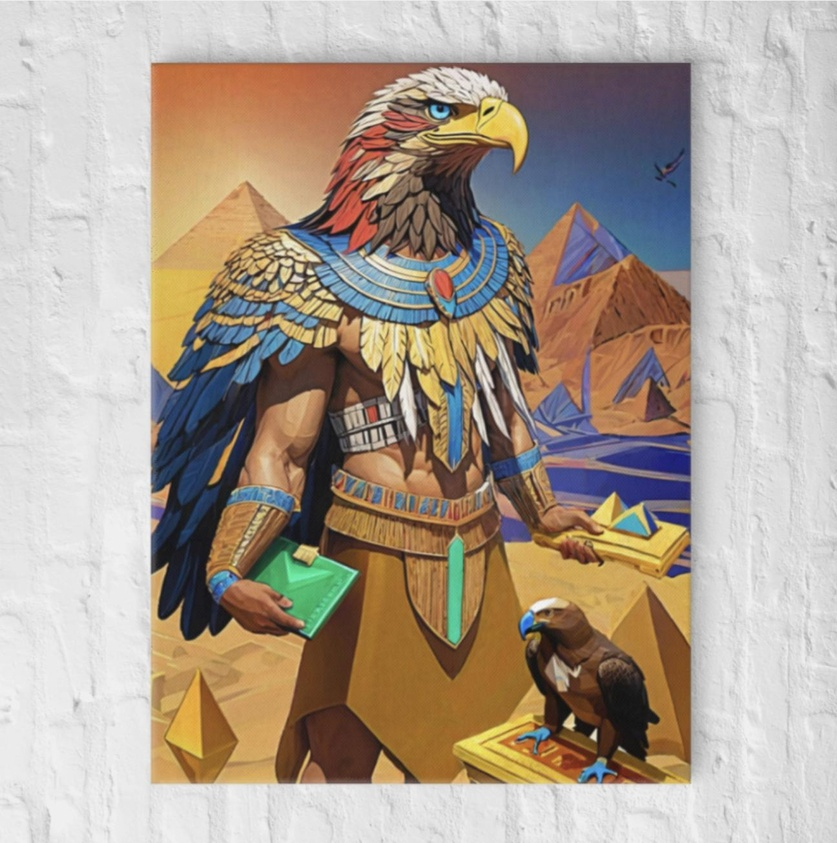
#> input picture img/montajes/2.JPG, 837 x 843 px, shrunk from 1296 x 1306 before the run, found by its file name
$ python pattern.py
#> lines starting #> are read from the running program, lines starting #| are printed output that depends on the picture; after the words box and inside, x2 and y2 are one past the last pixel; in counts of white or black regions, pixels touching at a corner belong together
from PIL import Image, ImageDraw
import math

def advanced_halftone(input_path, output_path, pattern='circle', scale=8, angle=45):
#> called with input_path = 'img/2.jpg', output_path = 'img/4.jpg', pattern = 'circle', scale = 8, angle = 45
    img = Image.open(input_path).convert('L')
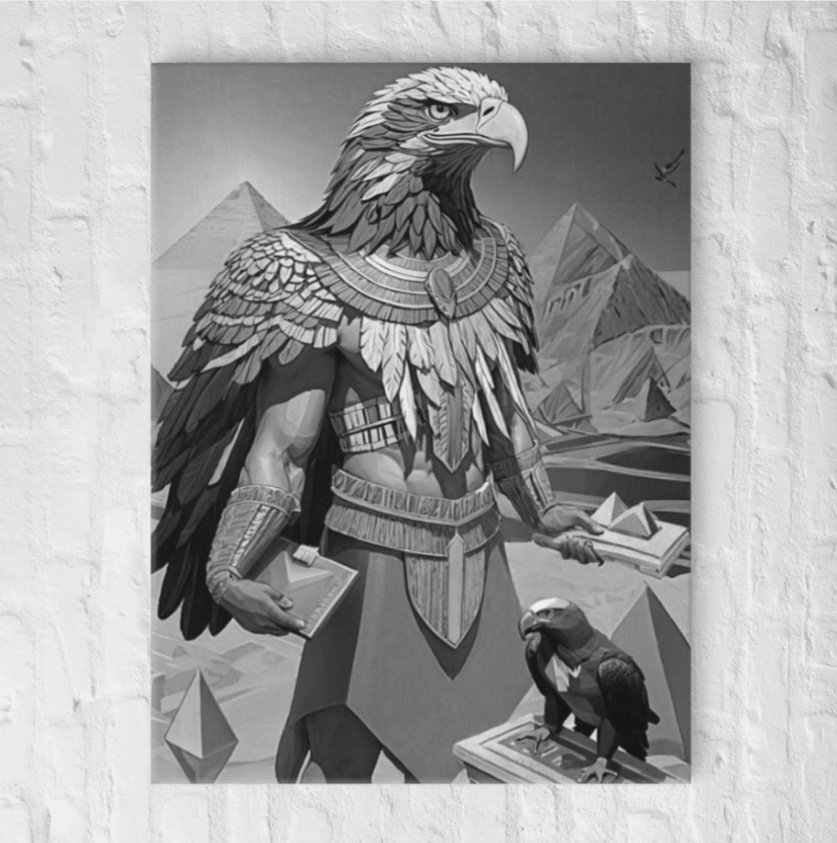
#> img: PIL image 837x843 L; min 15, max 245, mean 162.1
    width, height = img.size
#> width = 837; height = 843
    output = Image.new('L', (width * scale, height * scale))
#> output: PIL image 6696x6744 L; every value is 0
    draw = ImageDraw.Draw(output)

    for x in range(0, width, 2):
        for y in range(0, height, 2):
            brightness = 255 - img.getpixel((x, y))
            size = (brightness / 255) * scale

            if pattern == 'circle':
                draw.ellipse([(x*scale - size, y*scale - size),
                            (x*scale + size, y*scale + size)], fill=255)
            elif pattern == 'square':
                draw.rectangle([(x*scale - size, y*scale - size),
                              (x*scale + size, y*scale + size)], fill=255)
            elif pattern == 'line':
                draw.line([(x*scale - size, y*scale),
                         (x*scale + size, y*scale)], fill=255, width=int(size/2))

    if angle != 0:
        output = output.rotate(angle, expand=1)
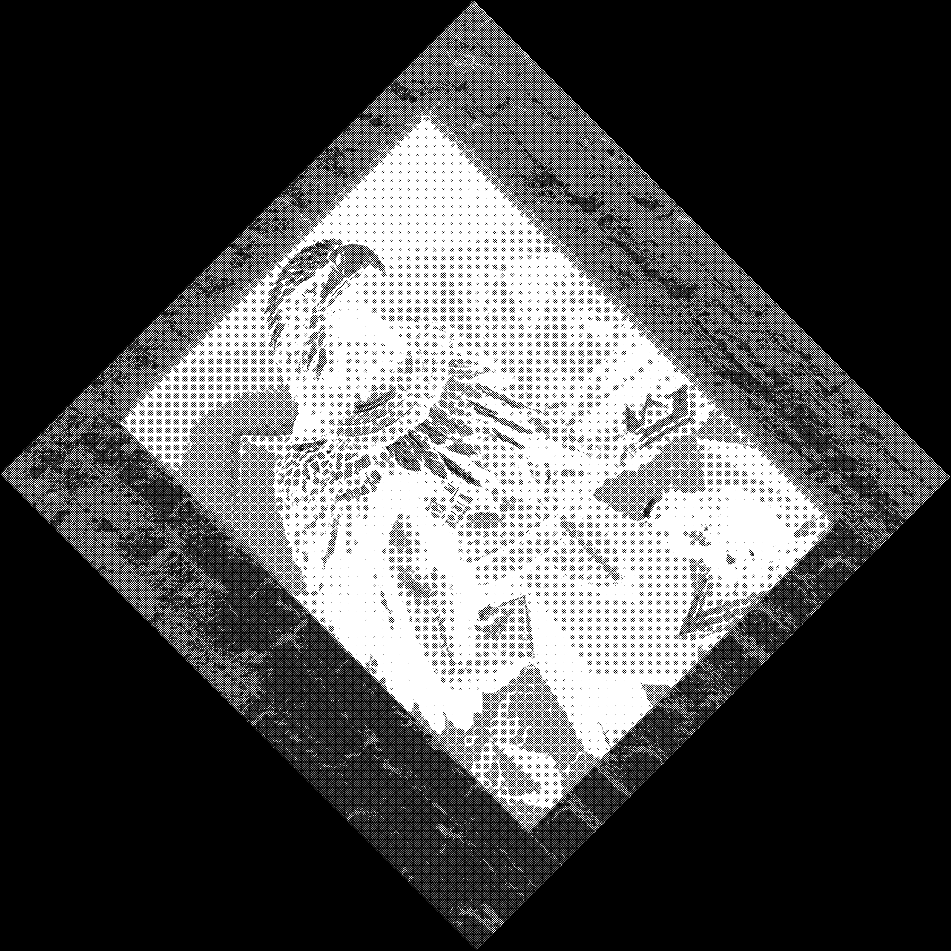
#> output: PIL image 9504x9504 L (shown at 1/10 size); 9.5% white; 172383 white regions (80210 under 20 px), largest, box (x1, y1, x2, y2) and area: (3648, 6152, 4714, 7300) 230892, (7189, 4988, 7938, 5602) 152361, (4167, 5214, 4883, 6179) 144180

    output.save(output_path)
    return output

# Usage examples:
advanced_halftone('img/2.jpg', 'img/4.jpg', pattern='circle')
# advanced_halftone('input.jpg', 'square_halftone.jpg', pattern='square')
# advanced_halftone('input.jpg', 'line_halftone.jpg', pattern='line')

$ run again, with img/montajes/5.JPG copied over img/montajes/2.JPG
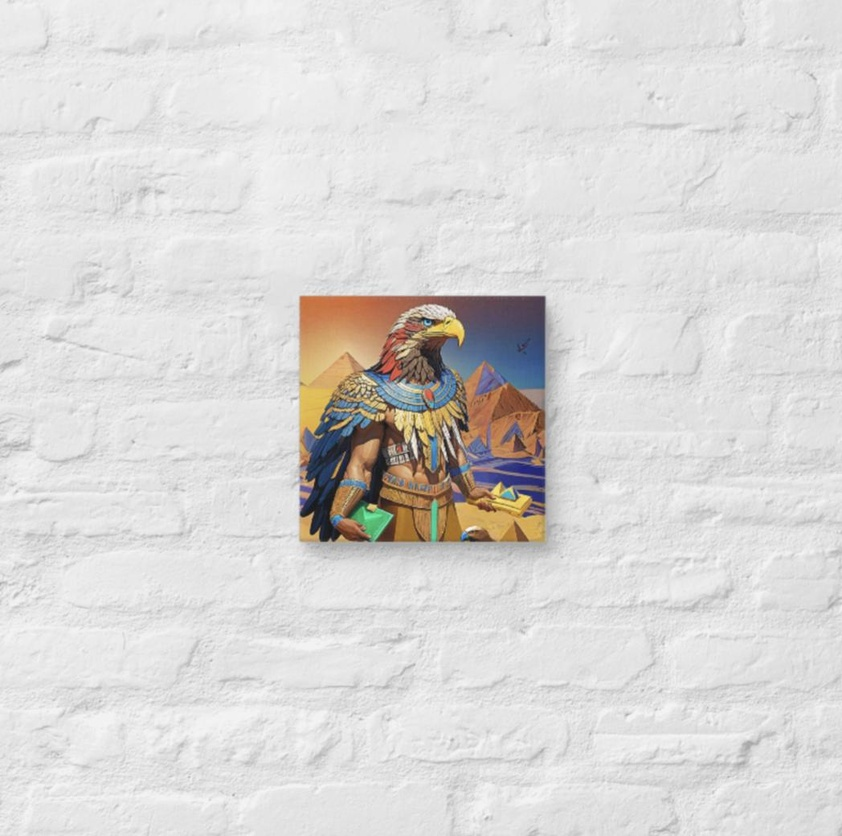
#> input picture img/montajes/5.JPG, 842 x 836 px, shrunk from 1048 x 1040 before the run, found by its file name
#> in advanced_halftone, `img = Image.open(input_path).convert('L')`:
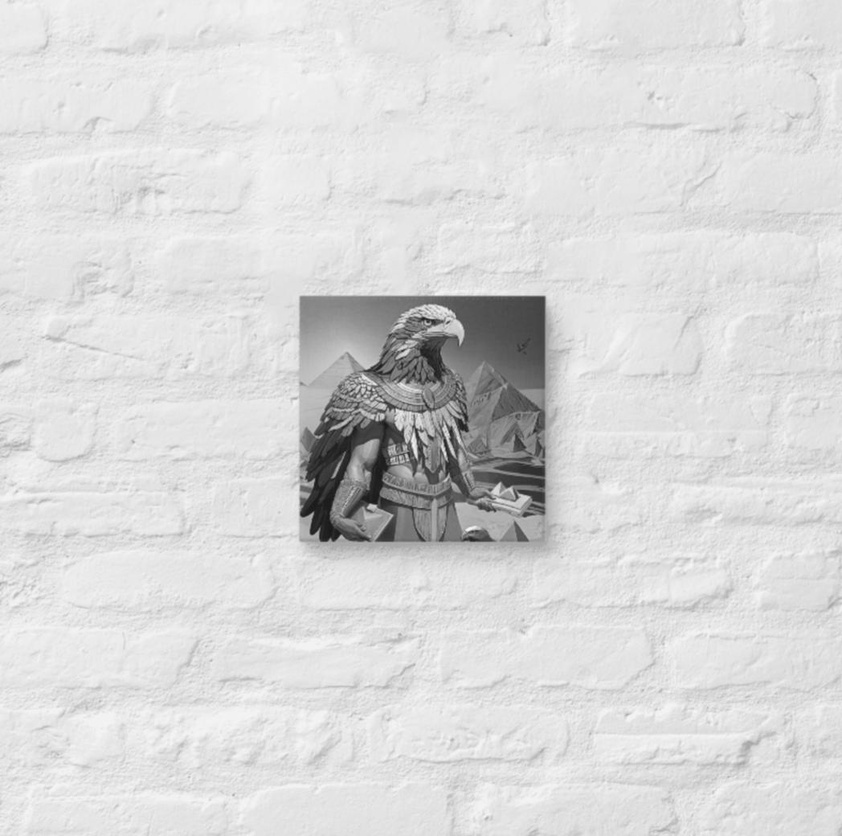
#> img: PIL image 842x836 L; min 22, max 248, mean 216.9
#> in advanced_halftone, `output = output.rotate(angle, expand=1)`:
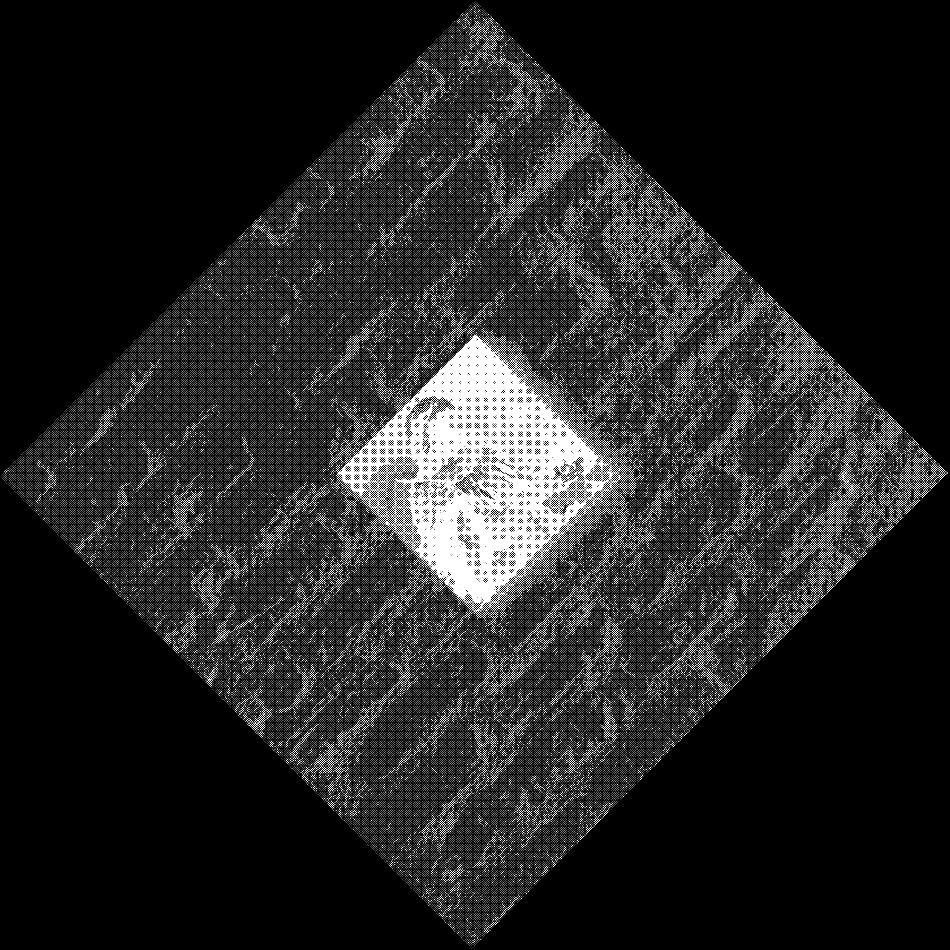
#> output: PIL image 9494x9494 L (shown at 1/10 size); 2.4% white; 175695 white regions (160062 under 20 px), largest, box (x1, y1, x2, y2) and area: (4723, 5176, 4907, 5382) 10068, (4734, 5796, 4907, 5970) 8996, (4632, 5639, 4748, 5823) 8132

$ run again, with img/montajes/6.JPG copied over img/montajes/2.JPG
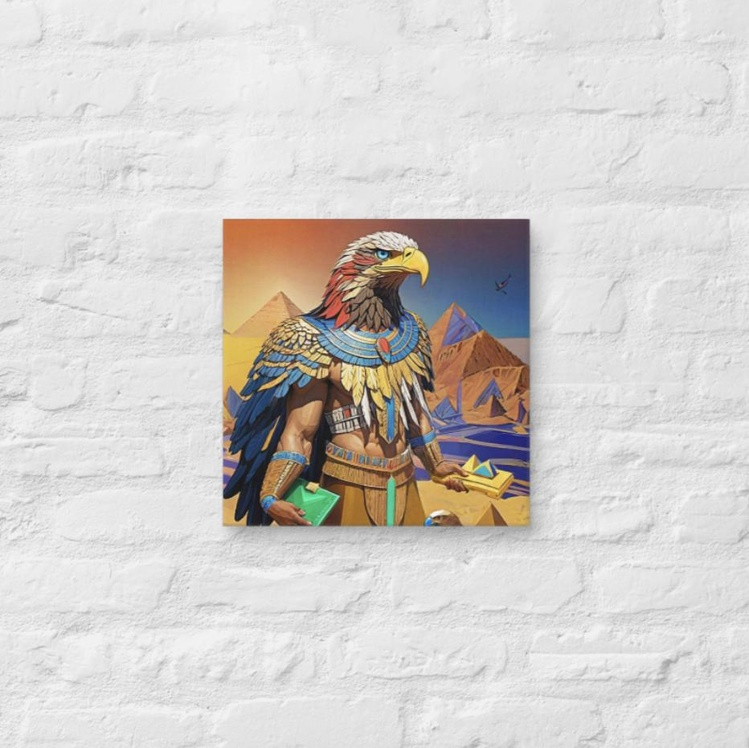
#> input picture img/montajes/6.JPG, 749 x 748 px, shrunk from 932 x 930 before the run, found by its file name
#> in advanced_halftone, `img = Image.open(input_path).convert('L')`:
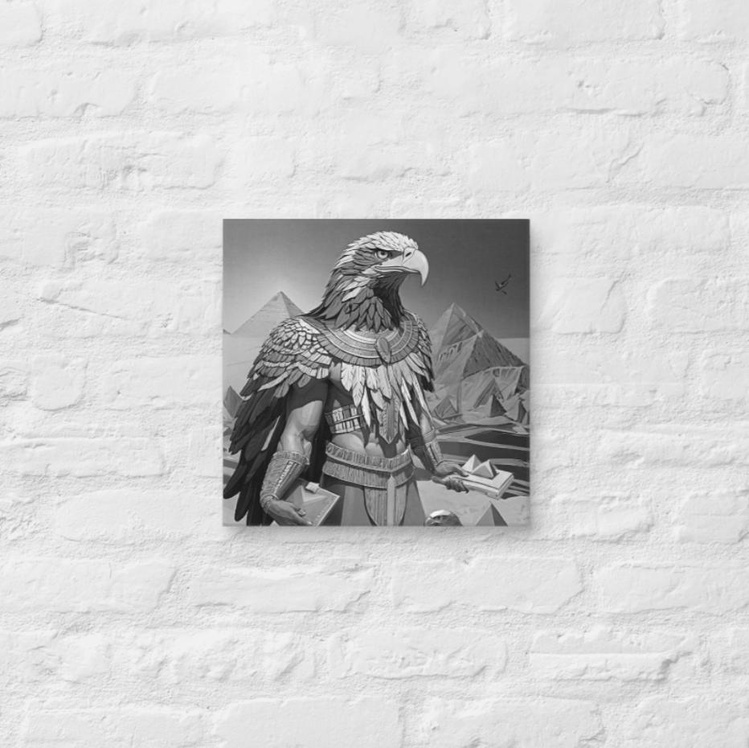
#> img: PIL image 749x748 L; min 18, max 251, mean 207.9
#> in advanced_halftone, `output = output.rotate(angle, expand=1)`:
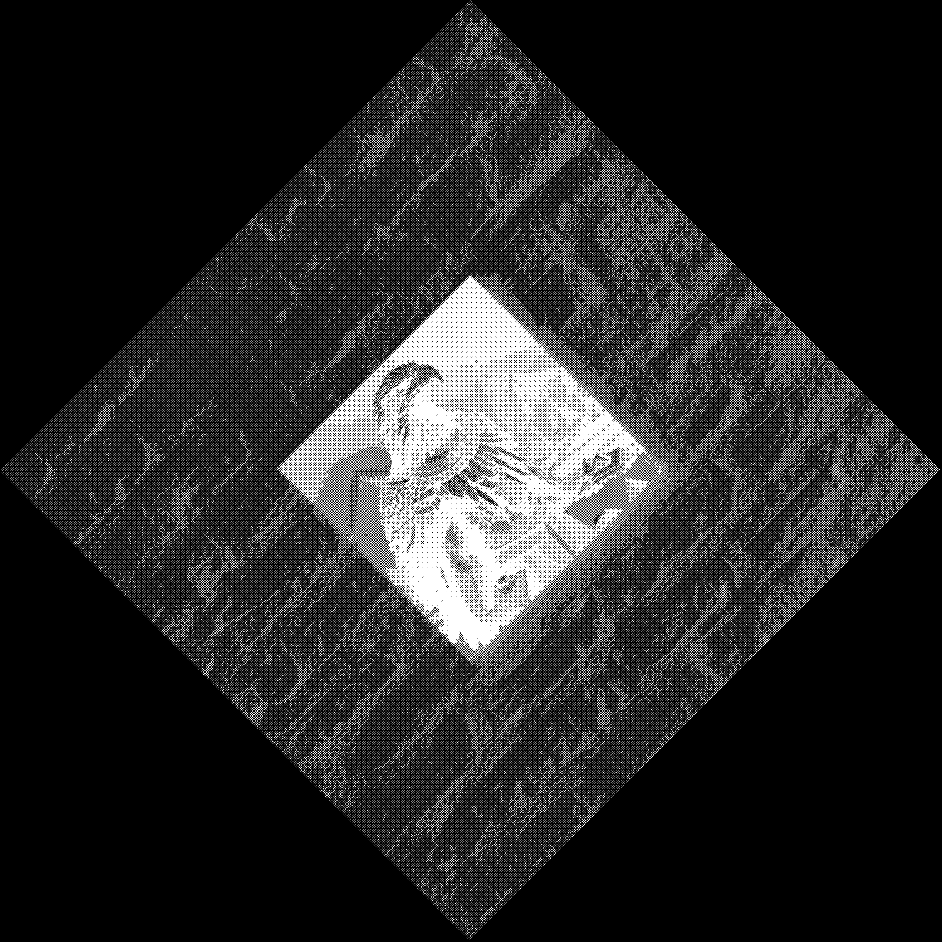
#> output: PIL image 8470x8470 L (shown at 1/9 size); 3.5% white; 139710 white regions (116543 under 20 px), largest, box (x1, y1, x2, y2) and area: (4214, 4763, 4533, 5252) 28188, (4088, 5316, 4432, 5750) 24248, (4010, 5441, 4183, 5761) 13741
